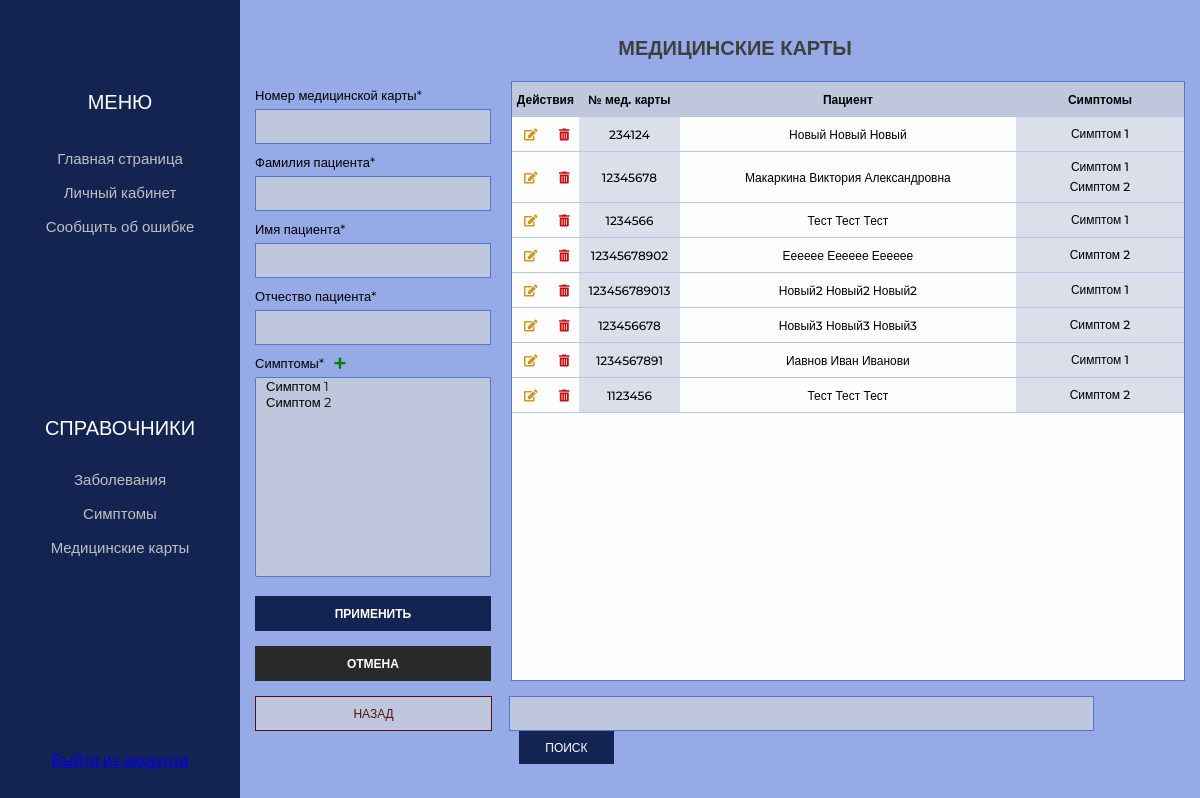
Page /medicalRecord on the earlier database version.
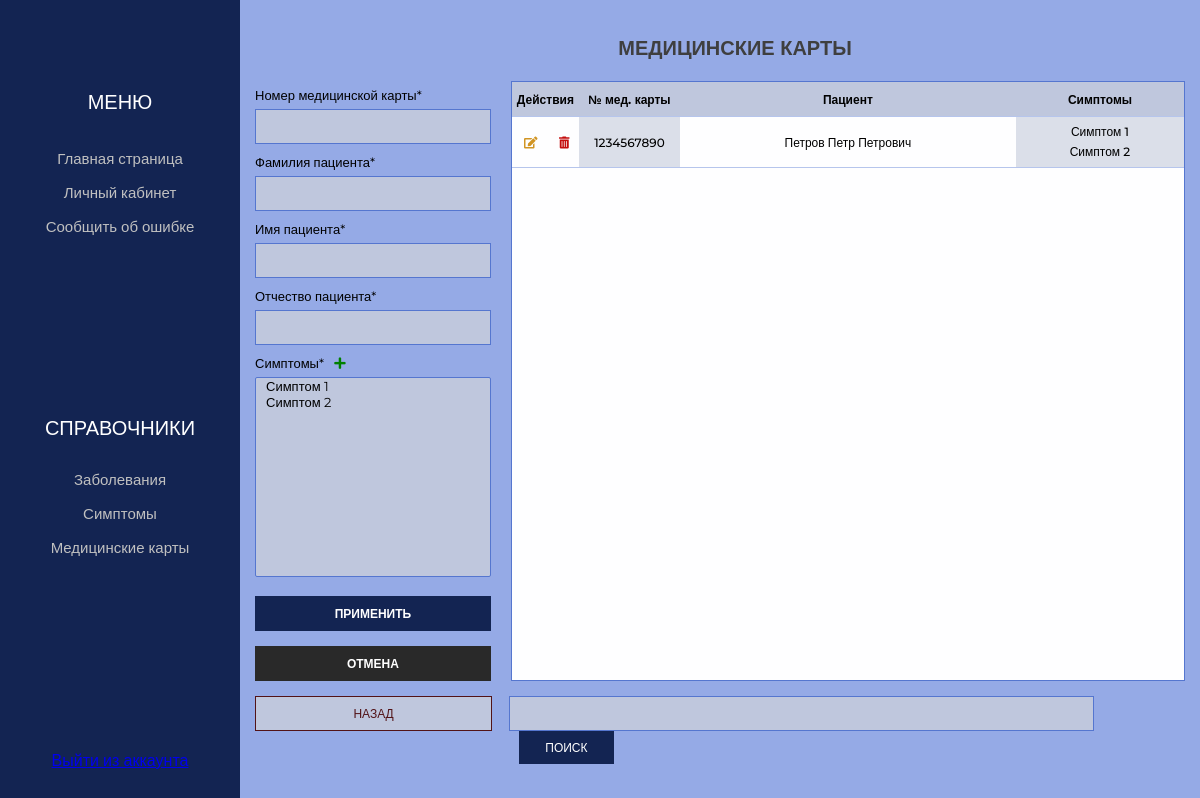
Same page on the later database version.
### app/models.py (models this page shows, shortened)
class Patient(models.Model):
    surname_patient             = models.CharField(max_length=50, verbose_name='Фамилия пациента', null=True, blank=True)
    name_patient                = models.CharField(max_length=50, verbose_name='Имя пациента', null=True, blank=True)
    middlename_patient          = models.CharField(max_length=50, verbose_name='Отчество пациента', null=True, blank=True)
    email                       = models.EmailField(verbose_name='Почта', max_length=254, null=True, blank=True)
    birthday_patient            = models.DateField(max_length=50, verbose_name='День рождение пациента', null=True, blank=True)
    gender_patient              = models.CharField(max_length=50, verbose_name='Пол пациента', null=True, blank=True)
    enlightenment_patient       = models.CharField(max_length=50, verbose_name='Санитарное просвящение пациента', null=True)
    number_of_medical_card      = models.CharField(max_length=50, verbose_name='Номер медицинской карты', null=True)
    symptoms_patient            = models.ManyToManyField('Symptom', verbose_name="Симптомы", related_name = 'symptoms_patient' , blank=True)
    childhood_diseases          = models.ManyToManyField('Disease', verbose_name="Болезни детства", related_name = 'childhood_diseases', blank=True)
    relatives_diseases          = models.ManyToManyField('Disease', verbose_name="Болезни у родственников", related_name = 'relatives_diseases', blank=True)
    chronic_disease             = models.CharField(max_length=250, verbose_name='Хронические заболевания', null=True, blank=True)
    description_recommendation  = models.CharField(max_length=200, verbose_name='Описание рекомендации', null=True, blank=True)
    date_recommendation         = models.DateField(max_length=50, verbose_name='Дата выдачи рекомендации', null=True, blank=True)
    period_recommendation       = models.DateField(max_length=50, verbose_name='Период времени', null=True, blank=True)
    fk_account                  = models.ForeignKey(Account, on_delete = models.DO_NOTHING, verbose_name = 'Врач', null=True, blank=True)
    class Meta:
        verbose_name            = "Пациент"
        verbose_name_plural     = "Пациенты"

class Symptom(models.Model):
    name_symptom            = models.CharField(max_length=50, verbose_name='Наименование симптома', null=False)
    description_symptom     = models.CharField(max_length=200, verbose_name='Описание симптома', null=False)
    class Meta:
        verbose_name            = "Симптом"
        verbose_name_plural     = "Симптомы"
    def __str__(self):
        return self.name_symptom

### app/views.py (the view)
# urls.py: path('medicalRecord', views.medicalRecord, name='medicalRecord'),
def medicalRecord(request):
    error = ''
    search_query = request.GET.get('search','')
    if search_query:
        elements = Patient.objects.filter(Q(surname_patient__icontains=search_query) |
        Q(name_patient__icontains=search_query) |
        Q(middlename_patient__icontains=search_query) |
        Q(symptoms_patient__name_symptom__icontains=search_query) |
        Q(number_of_medical_card__icontains=search_query) |
        Q(gender_patient__icontains=search_query))
    else:
        elements = Patient.objects.all()
    if request.method == 'POST':
        form = MedicalRecordForm(request.POST)
        if form.is_valid():
            form.save()
        else:
            error = 'Возникла ошибка'
    form = MedicalRecordForm()
    context = {'elements': elements, 'form': form}
    return render(request, 'app/doctor/MedicalRecord.html', context)

### app/forms.py
class MedicalRecordForm(ModelForm):
    class Meta:
        model = Patient
        fields = ['surname_patient','name_patient','middlename_patient','symptoms_patient','number_of_medical_card']
        widgets = {
            "surname_patient": TextInput(attrs={
                'class': 'input_text',
                'required': 'true'
            }),
            "name_patient": TextInput(attrs={
                'class': 'input_text',
                'required': 'true'
            }),
            "middlename_patient": TextInput(attrs={
                'class': 'input_text',
                'required': 'true'
            }),
            "symptoms_patient": SelectMultiple(attrs={
                'class': 'input_text patient',
                'required': 'true'
            }),
            "number_of_medical_card": NumberInput(attrs={
                'class': 'input_text',
                'required': 'true'
            })
        }

### app/templates/app/doctor/MedicalRecord.html (shortened to what this page needs)
{% extends 'app/doctor/base_nav.html' %}
{% load static %}
{% block content %}
<section class="main">
    <div class="container">
        <div class="header">
            <div class="header_conatiner">
                <h1 class="header_title">МЕДИЦИНСКИЕ КАРТЫ</h1>
            </div>
        </div>
        <form action="{{ data.medicalRecord }}" method="POST" class="section" name='form_name'>
            <div class="left_block">
                <div class="left_items">
                    <p class="input_title symptoms">Номер медицинской карты*&nbsp;&nbsp;</p>
                    {{ form.number_of_medical_card }}
                </div>
                <div class="left_items">
                    <p class="input_title">Фамилия пациента*</p>
                    {{ form.surname_patient }}
                </div>
                <div class="left_items">
                    <p class="input_title symptoms">Имя пациента*&nbsp;&nbsp;</p>
                    {{ form.name_patient }}
                </div>
                <div class="left_items">
                    <p class="input_title symptoms">Отчество пациента*&nbsp;&nbsp;</p>
                    {{ form.middlename_patient }}
                </div>
                <div class="left_items">
                    <p class="input_title symptoms">Симптомы*&nbsp;&nbsp;
                        <a href="{% url 'symptom' %}"><i style="color: green" class="fas fa-plus"></i></a></p>
                    {{ form.symptoms_patient }}
                </div>
                <div class="buttons">
                    <button type="submit" class="left_button">ПРИМЕНИТЬ</button>
                    <a href="{% url 'medicalRecord' %}" class="link">
                        <div class="left_button cancel">ОТМЕНА</div>
                    </a>
                </div>
            </div>
            <div class="right_block">
                {% if elements %}
                <table class="table symptom" border="0" cellspacing="0">
                    <tr class="header_table">
                        <th width="10%" colspan="2">Действия</th>
                        <th width="15%">№ мед. карты</th>
                        <th width="50%">Пациент</th>
                        <th>Симптомы</th>
                    </tr>
                    {% for el in elements %}
                    <tr class="header_table">
                        <td>
                            <a href="{% url 'medicalRecord_update' el.id  %}"><i style="color:rgb(209, 149, 36)" class="fas fa-edit"></i></a>
                        </td>
                        <td>
                            <a href="{% url 'medicalRecord_delete' el.id  %}"><i style="color:rgb(196, 14, 14)"  class="fas fa-trash-alt"></i></a>
                        </td>
                        <td class="color">{{ el.number_of_medical_card}}</td>
                        <td>{{ el.surname_patient}} {{ el.name_patient}} {{ el.middlename_patient}}</td>
                        <td class="color" style="padding:5px" width="30%">
                        {% for s in el.symptoms_patient.all%}
                            <p class="stroke">{{ s.name_symptom }}</p>
                        {% endfor %}
                        </td>
                    </tr>
                    {% endfor %}
                    {% else %}
                    <tr class="header_table">
                        <td width=90%>
                            <p style="margin:20px 20px 20px 20px" class="input_title">У вас нет записей</p>
                        </td>
                    </tr>
                    {% endif %}
                </table>
            </div>
        </form>
        <form action="{% url 'medicalRecord' %}" method="GET">
            <div class="bottom_panel">
                <a href="#" class="back">НАЗАД</a>
                <div class="search_panel">
                    <input type="text" class="search" name="search" />
                    <button type="submit" class="bottom_button">ПОИСК</button>
                </div>
            </div>
        </form>
    </div>
</section>
{% endblock content %}

### app/templates/app/doctor/base_nav.html (shortened to what this page needs)
{% load static %}
<!DOCTYPE html>
<html lang="ru">
<head>
    <link rel="stylesheet" href="{% static 'app/css/style.css' %}" />
    <link rel="stylesheet" href="https://use.fontawesome.com/releases/v5.8.2/css/all.css">
</head>
<body>
    <section class="panel">
        <p class="panel_title">МЕНЮ</p>
        <a class="profile" href="{% url 'index' %}">Главная страница</a>
        <a class="profile two" href="{% url 'profile' %}">Личный кабинет</a>
        <a class="profile two" href="{% url 'report' %}">Сообщить об ошибке</a>
        <ul class="directory">
            <p class="panel_title_two">СПРАВОЧНИКИ</p>
            <li class="li"><a class="link" href="{% url 'disease' %}">Заболевания</a></li>
            <li class="li"><a class="link" href="{% url 'symptom' %}">Симптомы</a></li>
            <li class="li"><a class="link" href="{% url 'medicalRecord' %}">Медицинские карты</a></li>
        </ul>
        <a class="link" href="{% url 'logout' %}">Выйти из аккаунта</a>
    </section>
    {% block content %}
    {% endblock %}
</body>
</html>

Differences in the rows shown:
removed Patient: number_of_medical_card "12345678", surname_patient "Макаркина", name_patient "Виктория", middlename_patient "Александровна", Symptom (name_symptom "Симптом 1"), Symptom (name_symptom "Симптом 2")
removed Patient: number_of_medical_card "1234566", surname_patient "Тест", name_patient "Тест", middlename_patient "Тест", Symptom (name_symptom "Симптом 1")
removed Patient: number_of_medical_card "12345678902", surname_patient "Ееееее", name_patient "Ееееее", middlename_patient "Ееееее", Symptom (name_symptom "Симптом 2")
removed Patient: number_of_medical_card "123456789013", surname_patient "Новый2", name_patient "Новый2", middlename_patient "Новый2", Symptom (name_symptom "Симптом 1")
removed Patient: number_of_medical_card "123456678", surname_patient "Новый3", name_patient "Новый3", middlename_patient "Новый3", Symptom (name_symptom "Симптом 2")
removed Patient: number_of_medical_card "1234567891", surname_patient "Иавнов", name_patient "Иван", middlename_patient "Иванови", Symptom (name_symptom "Симптом 1")
removed Patient: number_of_medical_card "1123456", surname_patient "Тест", name_patient "Тест", middlename_patient "Тест", Symptom (name_symptom "Симптом 2")
changed Patient: number_of_medical_card "234124" → "1234567890"; surname_patient "Новый" → "Петров"; name_patient "Новый" → "Петр"; middlename_patient "Новый" → "Петрович"; gains Symptom (name_symptom "Симптом 2")
